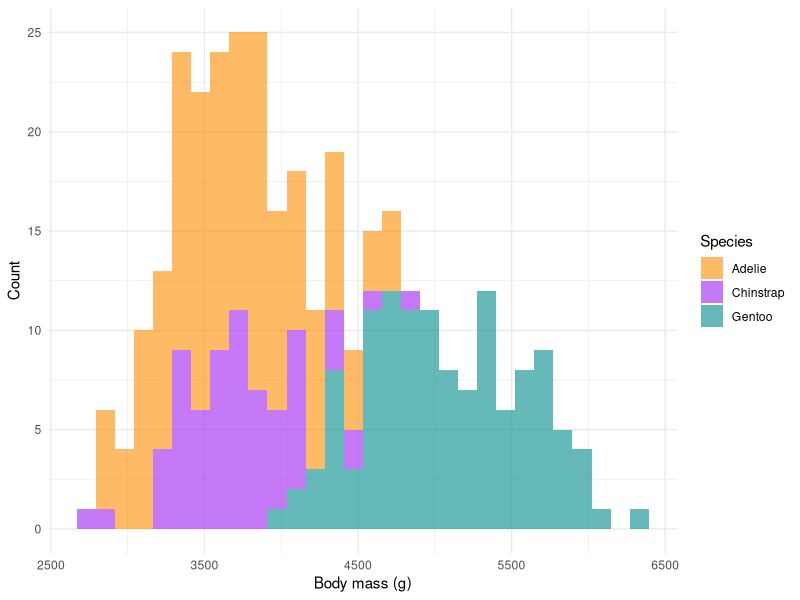

Write R code to recreate this figure.
## ---- chunk 1
#| label: setup
#| include: false
library(tidyverse)
## ---- chunk 2
#| label: fig-histogram
#| fig-cap: Histogram of weight of the three penguin species.
#| fig-align: center
#| fig-width: 4
#| fig-height: 3
#| warning: false
#| message: false

ggplot(penguins, aes(x = body_mass, fill = species)) +
  geom_histogram(alpha = 0.6) +
  scale_fill_manual(values = c("darkorange", "purple", "cyan4")) +
  theme_minimal() +
  labs(
    x = "Body mass (g)",
    y = "Count",
    fill = "Species"
  )
## ---- chunk 3
#| label: tbl-penguin
#| tbl-cap: Mean body characteristics of penguins
#| message: false
#| code-fold: true

penguins |>
  filter(!(is.na(sex))) |>
  summarize(
    bill_length = mean(bill_len, na.rm = TRUE),
    bill_depth = mean(bill_dep, na.rm = TRUE),
    flipper_length = mean(flipper_len, na.rm = TRUE),
    body_mass = mean(body_mass, na.rm = TRUE),
    .by = c(species, sex)
  )
